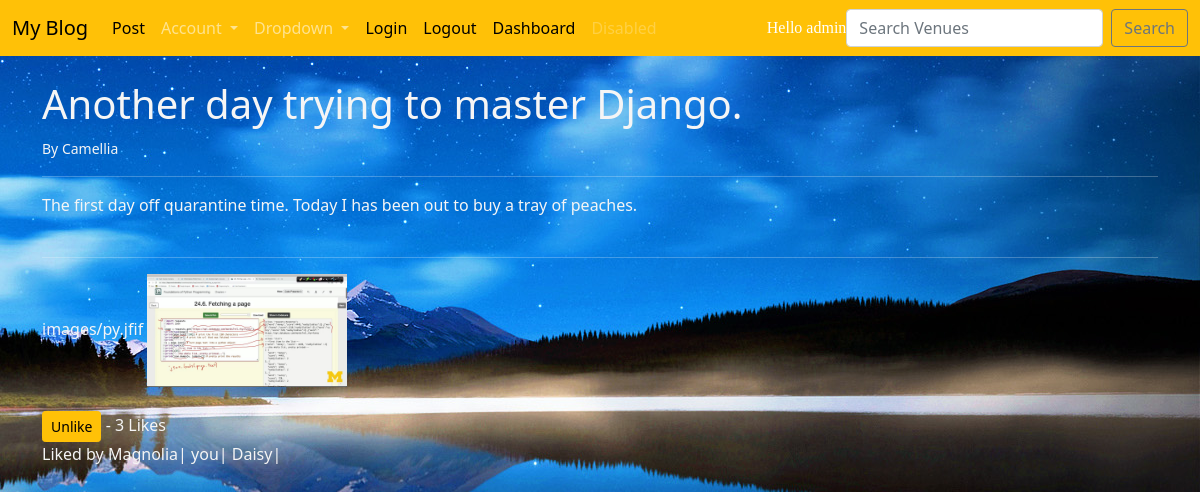
The page /blog/detailpost/1/ (signed in) on the database its author committed.
### myblog/models.py (models this page shows, shortened)
class Post(models.Model):
    title=models.CharField(max_length=120,null=True)
    header_image = models.ImageField(null=True, blank=True, upload_to="images/")
    time=models.DateTimeField(auto_now_add=True,null=True)
    author=models.ForeignKey(User,on_delete=SET_NULL,null=True)
    content=RichTextField(blank=True,null=True)
    likes=models.ManyToManyField(User,related_name='blog_likes')
    def total_likes(self):
        return self.likes.count()

### myblog/views.py (the view)
# urls.py: path('detailpost/<int:post_id>/',detail_post,name='detail-post'),
def detail_post(request,post_id):
    liked=False
    post=Post.objects.get(id=post_id)
    total_likes=post.total_likes()
    likes=Post.objects.get(id=post_id).likes.all()
    if post.likes.filter(id=request.user.id).exists():
        liked=True
    else:
        liked=False
    return render(request,'myblog/detail_post.html',{'post':post,'total_likes':total_likes,'likes':likes,'liked':liked})

### templates/myblog/detail_post.html (shortened to what this page needs)
{% extends 'main.html' %}
{% block content %}
<div style='color:whitesmoke'>
<h1> {{ post.title }} </h1>
<small>By {{ post.author }}</small>
<br/>
<hr>
<p>
    {{ post.content|safe }}
    <br>
    <br>
    <hr>
    {% if post.header_image %}
    {{post.header_image}}
    <img src="{{ post.header_image.url }}" style='width: 200px;height:100%;'>
    {% else %}
    <p>No image uploaded</p>
    {% endif %}
    <br/><br/>
    {% if liked %}
    <form action="{% url 'post-likes' post.id %}" method='POST'>
        <button type='submit' class="btn btn-warning btn-sm" name="post_id" value='{{post.id}}'>Unlike</button> - {{total_likes}} Likes
        <br/>Liked by {% for like in likes %}
                      {% if like == user %}
                      you|
                      {% else %}
                      {{like}}|
                      {% endif %}
                      {% endfor %}
    </form>
    {% endif %}
</p>
</div>
{% endblock %}

### templates/navbar1.html (shortened to what this page needs)
<nav class="navbar navbar-expand-lg navbar-dark bg-warning">
    <div class="container-fluid">
        <a class="navbar-brand" style="color:black;" href="{% url 'blog-post' %}">My Blog</a>
        <div class="collapse navbar-collapse"  id="navbarSupportedContent">
            <ul class="navbar-nav me-auto mb-2 mb-lg-0" >
                <li class="nav-item-active">
                    <a class="nav-link" style='color:black;' href="{% url 'post-form' %}">Post</a>
                </li>
                <li class="nav-item dropdown">
                    <a class="nav-link dropdown-toggle" href="#" id="navbarDropdownMenuLink" data-toggle="dropdown" aria-haspopup="true" aria-expanded="false">
                      Account
                    </a>
                  </li>
                  <li class="nav-item dropdown">
                    <a class="nav-link dropdown-toggle" href="#" id="navbarDropdown" role="button" data-toggle="dropdown" aria-haspopup="true" aria-expanded="false">
                      Dropdown
                    </a>
                  </li>
                <li class="nav-item">
                    <a class="nav-link" style='color:black;' href="{% url 'login' %}">Login</a>
                </li>
                <li class="nav-item">
                    <a class="nav-link" style='color:black;' href="{% url 'logout' %}">Logout</a>
                </li>
                <li class="nav-item">
                    <a class="nav-link" style='color:black;' href="{% url 'dashboard' %}">Dashboard</a>
                </li>
                <li class="nav-item">
                    <a class="nav-link disabled" href="#" tabindex="-1" aria-disabled="true">Disabled</a>
                </li>
            </ul>
            <span class="navbar-text" style='color:white; font-family: Georgia;'>
                Hello {{user}}
              </span>
            <form class="d-flex" action="" method='POST'>
                <input class=" form-control me-2 " type="search " placeholder="Search Venues " aria-label="Search " name="searched">
                <button class=" btn btn-outline-secondary " type="submit ">Search</button>
            </form>
        </div>
    </div>
</nav>

### rows shown on the page
Post: title "Another day trying to master Django.", author "Camellia", content "The first day off quarantine time. Today I has been out to buy a tray of peaches.", header_image "images/py.jfif", header_image (picture)

### other values the page prints
{{ user }} "admin"
{{ total_likes }} "3"
{{ like }} "Magnolia"
{{ like }} "Daisy"
